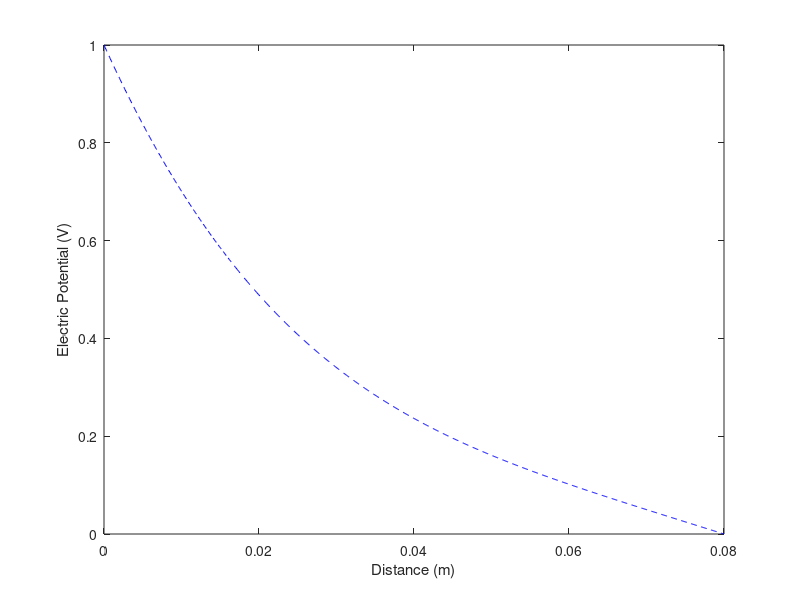

The MATLAB source for this figure:
% Plot the analytic solution to Poissons equation
% Capacitor plates normal to x direction, d apart

clc; clear; close all;

% inputs
e0 = 8.85e-12; % F m^-1, electric perm of free space
er = 1; % relative electric perm
e = e0*er;
V0 = 1; % volts, voltage of plate at x=0
d = 8; % cm, distance between plates
rho0 = 1e-8; % C m^-3

% body
d = d/100; % converting units of d from cm to m
x = linspace(0,d,1000);
Vx = (d^2*rho0/(12*er*e0))*(1-x/d).^4 + (rho0*d/(12*er*e0) - V0/d)*x + (V0 - d^2*rho0/(12*er*e0));

% plot
figure()
plot(x,Vx,'b--')
xlabel("Distance (m)")
ylabel("Electric Potential (V)")